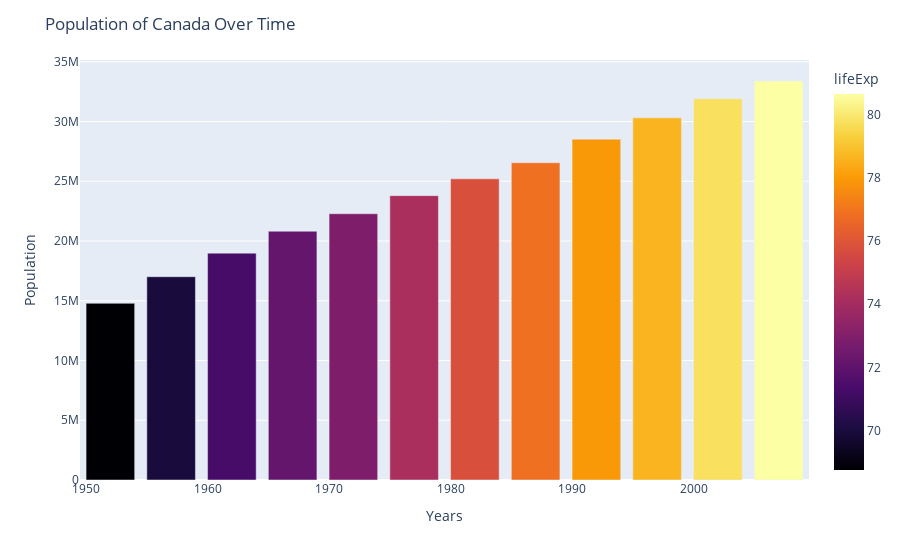

The cell this chart's notebook holds for it:
### Code cell
# lets make a bar graph

color_squence = px.colors.sequential.Inferno

canada_pop = px.data.gapminder().query("country == 'Canada'")

fig = px.bar(canada_pop,
             x = 'year',
             y = 'pop', 
             color = 'lifeExp', # color goes up in lightness when lifeExp goes up
             color_continuous_scale=color_sequence)
fig.update_layout(title = "Population of Canada Over Time",
                  xaxis_title = 'Years',
                  yaxis_title = 'Population')

fig.show()

### Figure 1 — Plotly figure (JSON) as saved in the notebook; plotly's stock layout.template omitted (floating-point values rounded to 4 significant figures)
{"data": [{"alignmentgroup": "True", "hovertemplate": "year=%{x}<br>pop=%{y}<br>lifeExp=%{marker.color}<extra></extra>", "legendgroup": "", "marker": {"color": [68.75, 69.96, 71.3, 72.13, 72.88, 74.21, 75.76, 76.86, 77.95, 78.61, 79.77, 80.65], "coloraxis": "coloraxis", "pattern": {"shape": ""}}, "name": "", "offsetgroup": "", "orientation": "v", "showlegend": false, "textposition": "auto", "type": "bar", "x": [1952, 1957, 1962, 1967, 1972, 1977, 1982, 1987, 1992, 1997, 2002, 2007], "xaxis": "x", "y": [14785584, 17010154, 18985849, 20819767, 22284500, 23796400, 25201900, 26549700, 28523502, 30305843, 31902268, 33390141], "yaxis": "y"}], "layout": {"barmode": "relative", "coloraxis": {"colorbar": {"title": {"text": "lifeExp"}}, "colorscale": [[0, "#000004"], [0.1111, "#1b0c41"], [0.2222, "#4a0c6b"], [0.3333, "#781c6d"], [0.4444, "#a52c60"], [0.5556, "#cf4446"], [0.6667, "#ed6925"], [0.7778, "#fb9b06"], [0.8889, "#f7d13d"], [1, "#fcffa4"]]}, "legend": {"tracegroupgap": 0}, "margin": {"t": 60}, "title": {"text": "Population of Canada Over Time"}, "xaxis": {"anchor": "y", "domain": [0, 1], "title": {"text": "Years"}}, "yaxis": {"anchor": "x", "domain": [0, 1], "title": {"text": "Population"}}}}
